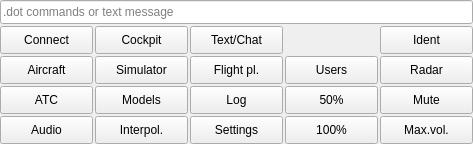
<?xml version="1.0" encoding="UTF-8"?>
<ui version="4.0">
 <class>CMainKeypadAreaComponent</class>
 <widget class="QFrame" name="CMainKeypadAreaComponent">
  <property name="geometry">
   <rect>
    <x>0</x>
    <y>0</y>
    <width>473</width>
    <height>144</height>
   </rect>
  </property>
  <property name="windowTitle">
   <string>Main keypad area</string>
  </property>
  <layout class="QVBoxLayout" name="vl_MainKeypadArea">
   <property name="spacing">
    <number>0</number>
   </property>
   <property name="leftMargin">
    <number>0</number>
   </property>
   <property name="topMargin">
    <number>0</number>
   </property>
   <property name="rightMargin">
    <number>0</number>
   </property>
   <property name="bottomMargin">
    <number>0</number>
   </property>
   <item>
    <widget class="QWidget" name="wi_MainKeypadArea" native="true">
     <property name="sizePolicy">
      <sizepolicy hsizetype="Preferred" vsizetype="Preferred">
       <horstretch>0</horstretch>
       <verstretch>0</verstretch>
      </sizepolicy>
     </property>
     <layout class="QGridLayout" name="gl_MainKeypadArea">
      <property name="sizeConstraint">
       <enum>QLayout::SetDefaultConstraint</enum>
      </property>
      <property name="leftMargin">
       <number>0</number>
      </property>
      <property name="topMargin">
       <number>0</number>
      </property>
      <property name="rightMargin">
       <number>0</number>
      </property>
      <property name="bottomMargin">
       <number>0</number>
      </property>
      <property name="spacing">
       <number>2</number>
      </property>
      <item row="0" column="0" colspan="5">
       <widget class="swift::gui::components::CCommandInput" name="lep_CommandLineInput">
        <property name="minimumSize">
         <size>
          <width>0</width>
          <height>24</height>
         </size>
        </property>
        <property name="toolTip">
         <string>command line (e.g. &quot;.com1&quot;, &quot;.x&quot;, &quot;.msg com1&quot;)</string>
        </property>
        <property name="placeholderText">
         <string>.dot commands or text message</string>
        </property>
       </widget>
      </item>
      <item row="5" column="2">
       <widget class="QPushButton" name="pb_MainSettings">
        <property name="sizePolicy">
         <sizepolicy hsizetype="Preferred" vsizetype="Preferred">
          <horstretch>0</horstretch>
          <verstretch>0</verstretch>
         </sizepolicy>
        </property>
        <property name="toolTip">
         <string>Use &quot;SHIFT&quot; for overview</string>
        </property>
        <property name="layoutDirection">
         <enum>Qt::LeftToRight</enum>
        </property>
        <property name="text">
         <string>Settings</string>
        </property>
        <property name="checkable">
         <bool>true</bool>
        </property>
       </widget>
      </item>
      <item row="5" column="3">
       <widget class="QPushButton" name="pb_Opacity100">
        <property name="sizePolicy">
         <sizepolicy hsizetype="Preferred" vsizetype="Preferred">
          <horstretch>0</horstretch>
          <verstretch>0</verstretch>
         </sizepolicy>
        </property>
        <property name="text">
         <string>100%</string>
        </property>
       </widget>
      </item>
      <item row="5" column="1">
       <widget class="QPushButton" name="pb_MainInterpolation">
        <property name="sizePolicy">
         <sizepolicy hsizetype="Preferred" vsizetype="Preferred">
          <horstretch>0</horstretch>
          <verstretch>0</verstretch>
         </sizepolicy>
        </property>
        <property name="toolTip">
         <string>Interpolation</string>
        </property>
        <property name="text">
         <string>Interpol.</string>
        </property>
        <property name="checkable">
         <bool>true</bool>
        </property>
       </widget>
      </item>
      <item row="5" column="0">
       <widget class="QPushButton" name="pb_Audio">
        <property name="sizePolicy">
         <sizepolicy hsizetype="Preferred" vsizetype="Preferred">
          <horstretch>0</horstretch>
          <verstretch>0</verstretch>
         </sizepolicy>
        </property>
        <property name="text">
         <string>Audio</string>
        </property>
       </widget>
      </item>
      <item row="1" column="4">
       <widget class="QPushButton" name="pb_CockpitIdent">
        <property name="sizePolicy">
         <sizepolicy hsizetype="Preferred" vsizetype="Preferred">
          <horstretch>0</horstretch>
          <verstretch>0</verstretch>
         </sizepolicy>
        </property>
        <property name="text">
         <string>Ident</string>
        </property>
       </widget>
      </item>
      <item row="3" column="2">
       <widget class="QPushButton" name="pb_MainFlightplan">
        <property name="sizePolicy">
         <sizepolicy hsizetype="Preferred" vsizetype="Preferred">
          <horstretch>0</horstretch>
          <verstretch>0</verstretch>
         </sizepolicy>
        </property>
        <property name="toolTip">
         <string>Flight plan</string>
        </property>
        <property name="text">
         <string>Flight pl.</string>
        </property>
        <property name="checkable">
         <bool>true</bool>
        </property>
       </widget>
      </item>
      <item row="1" column="0">
       <widget class="QPushButton" name="pb_Connect">
        <property name="sizePolicy">
         <sizepolicy hsizetype="Preferred" vsizetype="Preferred">
          <horstretch>0</horstretch>
          <verstretch>0</verstretch>
         </sizepolicy>
        </property>
        <property name="text">
         <string>Connect</string>
        </property>
        <property name="checkable">
         <bool>true</bool>
        </property>
       </widget>
      </item>
      <item row="4" column="2">
       <widget class="QPushButton" name="pb_MainLog">
        <property name="sizePolicy">
         <sizepolicy hsizetype="Preferred" vsizetype="Preferred">
          <horstretch>0</horstretch>
          <verstretch>0</verstretch>
         </sizepolicy>
        </property>
        <property name="text">
         <string>Log</string>
        </property>
        <property name="checkable">
         <bool>true</bool>
        </property>
       </widget>
      </item>
      <item row="4" column="1">
       <widget class="QPushButton" name="pb_MainMappings">
        <property name="sizePolicy">
         <sizepolicy hsizetype="Preferred" vsizetype="Preferred">
          <horstretch>0</horstretch>
          <verstretch>0</verstretch>
         </sizepolicy>
        </property>
        <property name="toolTip">
         <string>Models and rendering</string>
        </property>
        <property name="text">
         <string>Models</string>
        </property>
        <property name="checkable">
         <bool>true</bool>
        </property>
       </widget>
      </item>
      <item row="1" column="1">
       <widget class="QPushButton" name="pb_MainCockpit">
        <property name="sizePolicy">
         <sizepolicy hsizetype="Preferred" vsizetype="Preferred">
          <horstretch>0</horstretch>
          <verstretch>0</verstretch>
         </sizepolicy>
        </property>
        <property name="text">
         <string>Cockpit</string>
        </property>
        <property name="checkable">
         <bool>true</bool>
        </property>
       </widget>
      </item>
      <item row="3" column="0">
       <widget class="QPushButton" name="pb_MainAircrafts">
        <property name="sizePolicy">
         <sizepolicy hsizetype="Preferred" vsizetype="Preferred">
          <horstretch>0</horstretch>
          <verstretch>0</verstretch>
         </sizepolicy>
        </property>
        <property name="text">
         <string>Aircraft</string>
        </property>
        <property name="checkable">
         <bool>true</bool>
        </property>
       </widget>
      </item>
      <item row="3" column="1">
       <widget class="QPushButton" name="pb_MainSimulator">
        <property name="sizePolicy">
         <sizepolicy hsizetype="Preferred" vsizetype="Preferred">
          <horstretch>0</horstretch>
          <verstretch>0</verstretch>
         </sizepolicy>
        </property>
        <property name="text">
         <string>Simulator</string>
        </property>
        <property name="checkable">
         <bool>true</bool>
        </property>
       </widget>
      </item>
      <item row="1" column="2">
       <widget class="QPushButton" name="pb_MainTextMessages">
        <property name="sizePolicy">
         <sizepolicy hsizetype="Preferred" vsizetype="Preferred">
          <horstretch>0</horstretch>
          <verstretch>0</verstretch>
         </sizepolicy>
        </property>
        <property name="text">
         <string>Text/Chat</string>
        </property>
        <property name="checkable">
         <bool>true</bool>
        </property>
       </widget>
      </item>
      <item row="4" column="0">
       <widget class="QPushButton" name="pb_MainAtc">
        <property name="sizePolicy">
         <sizepolicy hsizetype="Preferred" vsizetype="Preferred">
          <horstretch>0</horstretch>
          <verstretch>0</verstretch>
         </sizepolicy>
        </property>
        <property name="text">
         <string>ATC</string>
        </property>
        <property name="checkable">
         <bool>true</bool>
        </property>
       </widget>
      </item>
      <item row="4" column="3">
       <widget class="QPushButton" name="pb_Opacity050">
        <property name="sizePolicy">
         <sizepolicy hsizetype="Preferred" vsizetype="Preferred">
          <horstretch>0</horstretch>
          <verstretch>0</verstretch>
         </sizepolicy>
        </property>
        <property name="text">
         <string>50%</string>
        </property>
       </widget>
      </item>
      <item row="5" column="4">
       <widget class="QPushButton" name="pb_SoundMaxVolume">
        <property name="sizePolicy">
         <sizepolicy hsizetype="Preferred" vsizetype="Preferred">
          <horstretch>0</horstretch>
          <verstretch>0</verstretch>
         </sizepolicy>
        </property>
        <property name="statusTip">
         <string>Maximum volume</string>
        </property>
        <property name="text">
         <string>Max.vol.</string>
        </property>
       </widget>
      </item>
      <item row="4" column="4">
       <widget class="QPushButton" name="pb_SoundMute">
        <property name="sizePolicy">
         <sizepolicy hsizetype="Preferred" vsizetype="Preferred">
          <horstretch>0</horstretch>
          <verstretch>0</verstretch>
         </sizepolicy>
        </property>
        <property name="text">
         <string>Mute</string>
        </property>
        <property name="checkable">
         <bool>true</bool>
        </property>
       </widget>
      </item>
      <item row="3" column="4">
       <widget class="QPushButton" name="pb_MainRadar">
        <property name="enabled">
         <bool>true</bool>
        </property>
        <property name="sizePolicy">
         <sizepolicy hsizetype="Preferred" vsizetype="Preferred">
          <horstretch>0</horstretch>
          <verstretch>0</verstretch>
         </sizepolicy>
        </property>
        <property name="text">
         <string>Radar</string>
        </property>
        <property name="checkable">
         <bool>true</bool>
        </property>
       </widget>
      </item>
      <item row="3" column="3">
       <widget class="QPushButton" name="pb_MainUsers">
        <property name="sizePolicy">
         <sizepolicy hsizetype="Preferred" vsizetype="Preferred">
          <horstretch>0</horstretch>
          <verstretch>0</verstretch>
         </sizepolicy>
        </property>
        <property name="text">
         <string>Users</string>
        </property>
        <property name="checkable">
         <bool>true</bool>
        </property>
       </widget>
      </item>
     </layout>
    </widget>
   </item>
  </layout>
 </widget>
 <customwidgets>
  <customwidget>
   <class>swift::gui::components::CCommandInput</class>
   <extends>QLineEdit</extends>
   <header>gui/components/commandinput.h</header>
   <container>1</container>
  </customwidget>
 </customwidgets>
 <tabstops>
  <tabstop>lep_CommandLineInput</tabstop>
  <tabstop>pb_Connect</tabstop>
  <tabstop>pb_MainAircrafts</tabstop>
  <tabstop>pb_MainAtc</tabstop>
  <tabstop>pb_Audio</tabstop>
  <tabstop>pb_MainCockpit</tabstop>
  <tabstop>pb_MainSimulator</tabstop>
  <tabstop>pb_MainMappings</tabstop>
  <tabstop>pb_MainInterpolation</tabstop>
  <tabstop>pb_MainTextMessages</tabstop>
  <tabstop>pb_MainFlightplan</tabstop>
  <tabstop>pb_MainLog</tabstop>
  <tabstop>pb_MainSettings</tabstop>
  <tabstop>pb_MainUsers</tabstop>
  <tabstop>pb_Opacity050</tabstop>
  <tabstop>pb_Opacity100</tabstop>
  <tabstop>pb_CockpitIdent</tabstop>
  <tabstop>pb_MainRadar</tabstop>
  <tabstop>pb_SoundMute</tabstop>
  <tabstop>pb_SoundMaxVolume</tabstop>
 </tabstops>
 <resources/>
 <connections/>
</ui>
